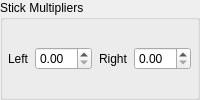
             <widget class="QGroupBox" name="gb_stick_multi">
              <property name="title">
               <string>Stick Multipliers</string>
              </property>
              <layout class="QHBoxLayout" name="gb_stick_multi_layout">
               <property name="leftMargin">
                <number>5</number>
               </property>
               <property name="topMargin">
                <number>5</number>
               </property>
               <property name="rightMargin">
                <number>5</number>
               </property>
               <property name="bottomMargin">
                <number>5</number>
               </property>
               <item>
                <widget class="QLabel" name="label_stick_multi_left">
                 <property name="text">
                  <string comment="Analog stick">Left</string>
                 </property>
                </widget>
               </item>
               <item>
                <widget class="QDoubleSpinBox" name="stick_multi_left">
                 <property name="singleStep">
                  <double>0.100000000000000</double>
                 </property>
                </widget>
               </item>
               <item>
                <spacer name="spacer_stick_multi_left">
                 <property name="orientation">
                  <enum>Qt::Orientation::Horizontal</enum>
                 </property>
                 <property name="sizeHint" stdset="0">
                  <size>
                   <width>0</width>
                   <height>0</height>
                  </size>
                 </property>
                </spacer>
               </item>
               <item>
                <widget class="QLabel" name="label_stick_multi_right">
                 <property name="text">
                  <string comment="Analog stick">Right</string>
                 </property>
                </widget>
               </item>
               <item>
                <widget class="QDoubleSpinBox" name="stick_multi_right">
                 <property name="singleStep">
                  <double>0.100000000000000</double>
                 </property>
                </widget>
               </item>
               <item>
                <spacer name="spacer_stick_multi_right">
                 <property name="orientation">
                  <enum>Qt::Orientation::Horizontal</enum>
                 </property>
                 <property name="sizeHint" stdset="0">
                  <size>
                   <width>0</width>
                   <height>0</height>
                  </size>
                 </property>
                </spacer>
               </item>
              </layout>
             </widget>
